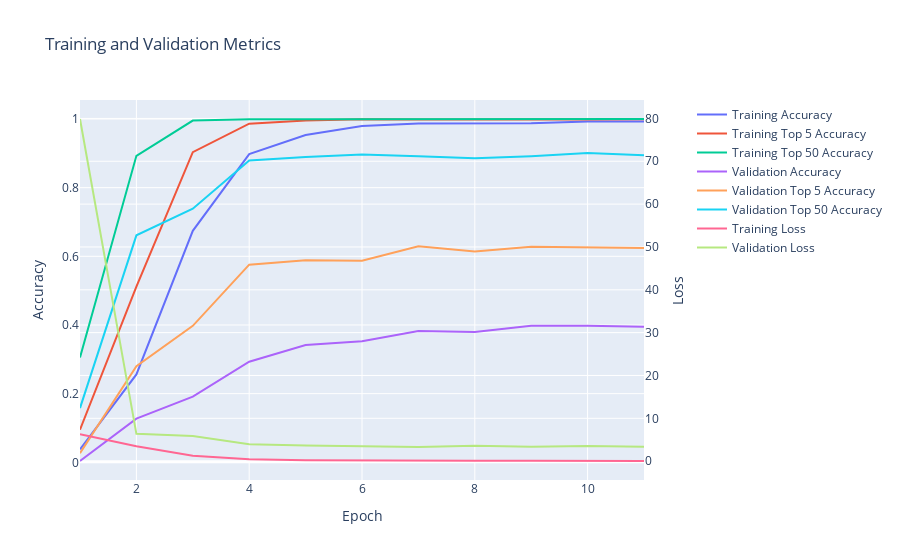

This figure's notebook cell:
### Code cell
softmax_similarity_model.display_training_history()

### Figure 1 — Plotly figure (JSON) as saved in the notebook; plotly's stock layout.template omitted (floating-point values rounded to 4 significant figures)
{"data": [{"mode": "lines", "name": "Training Accuracy", "type": "scatter", "x": [1, 2, 3, 4, 5, 6, 7, 8, 9, 10, 11], "xaxis": "x", "y": [0.03789, 0.256, 0.6743, 0.8978, 0.9535, 0.9799, 0.9866, 0.9876, 0.9879, 0.993, 0.9924, 0.9898], "yaxis": "y"}, {"mode": "lines", "name": "Training Top 5 Accuracy", "type": "scatter", "x": [1, 2, 3, 4, 5, 6, 7, 8, 9, 10, 11], "xaxis": "x", "y": [0.09519, 0.5119, 0.9035, 0.9863, 0.9959, 0.999, 0.9984, 0.9981, 0.9971, 0.9984, 0.9994, 0.9987], "yaxis": "y"}, {"mode": "lines", "name": "Training Top 50 Accuracy", "type": "scatter", "x": [1, 2, 3, 4, 5, 6, 7, 8, 9, 10, 11], "xaxis": "x", "y": [0.3056, 0.8927, 0.9955, 0.9994, 0.9994, 0.9997, 1.0, 0.9994, 0.9994, 1.0, 0.9997, 0.9994], "yaxis": "y"}, {"mode": "lines", "name": "Validation Accuracy", "type": "scatter", "x": [1, 2, 3, 4, 5, 6, 7, 8, 9, 10, 11], "xaxis": "x", "y": [0.003822, 0.1274, 0.1911, 0.293, 0.3414, 0.3529, 0.3822, 0.3796, 0.3975, 0.3975, 0.3949, 0.3962], "yaxis": "y"}, {"mode": "lines", "name": "Validation Top 5 Accuracy", "type": "scatter", "x": [1, 2, 3, 4, 5, 6, 7, 8, 9, 10, 11], "xaxis": "x", "y": [0.02675, 0.2803, 0.3975, 0.5758, 0.5885, 0.5873, 0.6293, 0.614, 0.628, 0.6255, 0.6242, 0.6178], "yaxis": "y"}, {"mode": "lines", "name": "Validation Top 50 Accuracy", "type": "scatter", "x": [1, 2, 3, 4, 5, 6, 7, 8, 9, 10, 11], "xaxis": "x", "y": [0.158, 0.6611, 0.7389, 0.879, 0.8892, 0.8968, 0.8917, 0.8854, 0.8917, 0.9006, 0.8943, 0.8994], "yaxis": "y"}, {"mode": "lines", "name": "Training Loss", "type": "scatter", "x": [1, 2, 3, 4, 5, 6, 7, 8, 9, 10, 11], "xaxis": "x", "y": [6.257, 3.488, 1.279, 0.4309, 0.1899, 0.08925, 0.06576, 0.06351, 0.08007, 0.03374, 0.0335, 0.04397], "yaxis": "y2"}, {"mode": "lines", "name": "Validation Loss", "type": "scatter", "x": [1, 2, 3, 4, 5, 6, 7, 8, 9, 10, 11], "xaxis": "x", "y": [79.87, 6.38, 5.857, 3.923, 3.624, 3.546, 3.315, 3.607, 3.38, 3.528, 3.368, 3.548], "yaxis": "y2"}], "layout": {"title": {"text": "Training and Validation Metrics"}, "xaxis": {"anchor": "y", "domain": [0.0, 0.94], "title": {"text": "Epoch"}}, "yaxis": {"anchor": "x", "domain": [0.0, 1.0], "title": {"text": "Accuracy"}}, "yaxis2": {"anchor": "x", "overlaying": "y", "side": "right", "title": {"text": "Loss"}}}}
